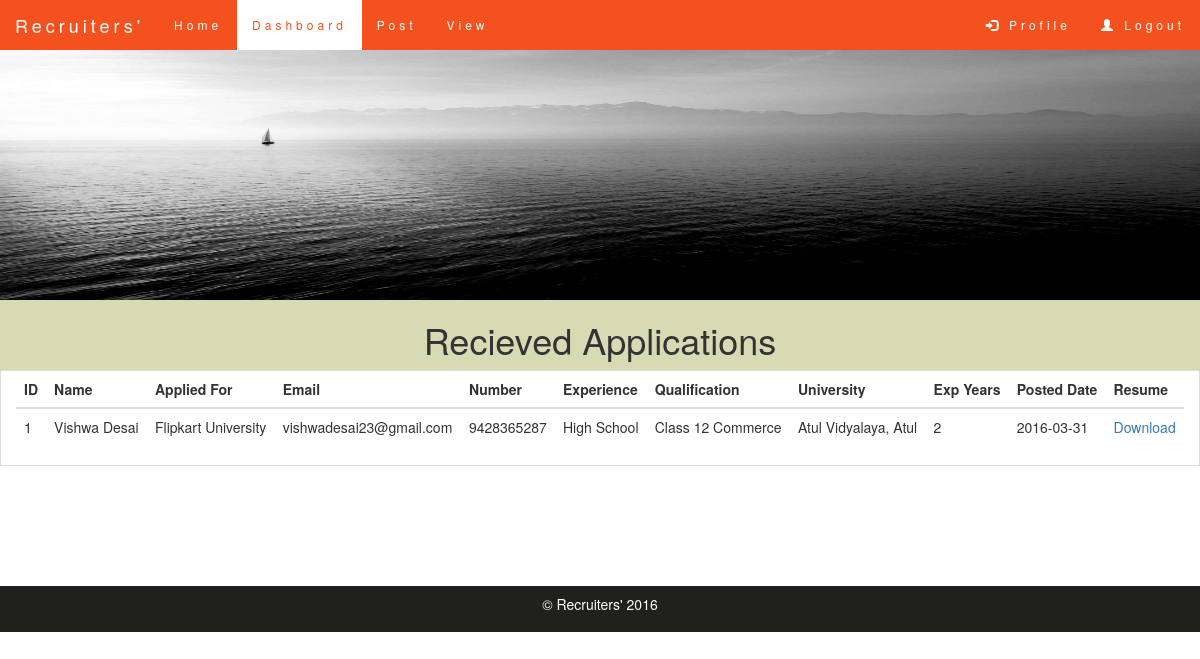
Page /dashboardoption.php (signed in) on the committed database.
### tables this page shows
CREATE TABLE IF NOT EXISTS `postjob` (
  `username` varchar(10) NOT NULL,
  `cmpname` varchar(50) NOT NULL,
  `category` varchar(30) NOT NULL,
  `email` varchar(50) NOT NULL,
  `job_id` int(11) NOT NULL AUTO_INCREMENT,
  `company_id` int(11) NOT NULL,
  `role` varchar(100) NOT NULL,
  `jobdesc` varchar(1000) NOT NULL,
  `stipend` int(10) NOT NULL,
  `location` varchar(25) NOT NULL,
  `vacancy` int(5) NOT NULL,
  `profile` varchar(1000) NOT NULL,
  `posted_date` date NOT NULL,
  `contact` bigint(20) NOT NULL,
  `cmpdesc` varchar(1000) NOT NULL,
  `deadline` date NOT NULL,
  `closejob` varchar(10) NOT NULL DEFAULT 'open',
  `logos` varchar(500) NOT NULL,
  `notification` int(11) NOT NULL,
  `requestdate` date NOT NULL,
  PRIMARY KEY (`job_id`)
);

CREATE TABLE IF NOT EXISTS `employees` (
  `id` int(11) NOT NULL AUTO_INCREMENT,
  `username` varchar(10) NOT NULL,
  `email` varchar(255) NOT NULL,
  `password` varchar(50) NOT NULL,
  `fname` varchar(25) NOT NULL,
  `birthday` date NOT NULL,
  `city` varchar(50) NOT NULL,
  `number` bigint(12) NOT NULL,
  `experience` varchar(20) NOT NULL,
  `education` varchar(255) NOT NULL,
  `resume` varchar(500) NOT NULL,
  `univ` varchar(50) NOT NULL,
  `year` int(11) NOT NULL,
  `closejob` varchar(10) NOT NULL DEFAULT 'open',
  `showjob` int(11) NOT NULL,
  `propic` varchar(50) NOT NULL,
  PRIMARY KEY (`id`)
);

CREATE TABLE IF NOT EXISTS `jobapplications` (
  `unique_id` int(11) NOT NULL AUTO_INCREMENT,
  `job_id` int(10) NOT NULL,
  `company_id` int(11) NOT NULL,
  `employee_id` int(10) NOT NULL,
  `applied_date` date NOT NULL,
  `closejob` varchar(10) NOT NULL DEFAULT 'open',
  PRIMARY KEY (`unique_id`)
);

### dashboardoption.php (the view, shortened to what this page needs)
<!DOCTYPE html>
<html lang="en">
<head>
    <link rel="stylesheet" href="http://maxcdn.bootstrapcdn.com/bootstrap/3.3.6/css/bootstrap.min.css">
   <link rel="stylesheet" href="\PHPProject\main.css">
</head>
<body>
    <nav class="navbar navbar-default navbar-fixed-top">
    <div class="container-fluid">
    <div class="navbar-header">
        <a class="navbar-brand" href="#">Recruiters'</a>
    </div>
    <ul class="nav navbar-nav">
        <li><a href="\PHPProject\loginhomeemployer.php">Home</a></li>
        <li  class="active"><a href="#">Dashboard</a></li>
        <li><a href="\PHPProject\post.php">Post</a><li>
        <li><a href="\PHPProject\viewpost.php">View</a><li>
    </ul>
    <ul class="nav navbar-nav navbar-right" >
        <li><a href="\PHPProject/profileemployer.php"><span class="glyphicon glyphicon-log-in"> </span>&nbsp;Profile</a></li>
        <li><a href="\PHPProject\logout.php"><span class="glyphicon glyphicon-user"> </span>&nbsp;Logout</a></li>
    </ul>
    </div>
    </nav>
    <img class="img" src="\PHPProject\home_img.jpg.jpg" alt="home_img">
    <div class="container-fluid text-center register">
        <h1>Recieved Applications</h1>
    </div>
    <div class="container-fluid table-bordered table-hover">
    <table class="table">
    <thead>
    <tr>
        <th>ID</th>
        <th>Name</th>
        <th>Applied For</th>
        <th>Email</th>
        <th>Number</th>
        <th>Experience</th>
        <th>Qualification</th>
        <th>University</th>
        <th>Exp Years</th>
        <th>Posted Date</th>
        <th>Resume</th>
    </tr>
    </thead>
    <tbody>
    <?php
            $i=1;
            $companyid = $_SESSION['user_id'];
            $servername="localhost";
            $dbusername="root";
            $dbpassword="";
            $dbname="project";
            $conn = mysqli_connect($servername, $dbusername, $dbpassword, $dbname);
        $sql = "SELECT * FROM jobapplications WHERE company_id='$companyid'";
        $result = mysqli_query($conn, $sql);
        if(!$result)
            echo "no";
        else{
            if(mysqli_num_rows($result) > 0){
            while( $row = mysqli_fetch_assoc($result) ){
                $empid = $row["employee_id"];
                $dateposted = $row["applied_date"];
                $jobid = $row["job_id"];
               $sql1 = "SELECT * from employees WHERE id = '$empid'";
               $sql2 = "SELECT cmpname from postjob WHERE job_id = '$jobid'";
                $result1 = mysqli_query($conn, $sql1);
                $result2 = mysqli_query($conn, $sql2);
                if(!$result1 && !$result2)
                    echo "not result1";
                else{
                    if(mysqli_num_rows($result1) > 0 && mysqli_num_rows($result2) > 0 ){
                    while( ($row1 = mysqli_fetch_assoc($result1)) && ($row2 = mysqli_fetch_assoc($result2)) ){
                    echo '<tr><td>'.$i++.'</td><td>'.$row1["fname"].'</td><td>'.$row2["cmpname"].'</td><td>'.$row1["email"].'</td><td>'.$row1["number"].'</td><td>'.$row1["experience"].'</td><td>'.$row1["education"].'</td><td>'.$row1["univ"].'</td><td>'.$row1["year"].'</td><td>'.$dateposted.'</td><td><a href='.$row1["resume"].'>Download</a></td></tr>';
                    }
                }
            }
            }
            }else{
                echo "error";
            }
        }
    ?>
     </tbody>
    </table>
    </div>
    <br/><br/><br/><br/><br/><br/>
    <footer class="container-fluid text-center copyright">
        <p>&copy; Recruiters' 2016</p>
    </footer>
</body>
</html>

### main.css (style rules this page uses)
html,body { height: 100% }
.img { position:relative; height:300px; width:100%; }
.navbar { margin-bottom: 0; background-color: #f4511e; z-index: 9999; border: 0; font-size: 12px !important; line-height: 1.42857143 !important; letter-spacing: 4px; border-radius: 0; padding-top:-10px; padding-bottom:-10px; }
.navbar li a, .navbar .navbar-brand { color: #fff !important; }
.navbar-nav li a:hover, .navbar-nav li.active a { color: #f4511e !important; background-color: #fff !important; }
.copyright { background-color:rgb(32, 32, 28); color:white; padding:8px; }
.register { background-color:rgb(216, 218, 179); }

### rows in the picture
jobapplications: applied_date "2016-03-31"
postjob: cmpname "Flipkart University"
employees: fname "Vishwa Desai", email "vishwadesai23@gmail.com", number "9428365287", experience "High School", education "Class 12 Commerce", univ "Atul Vidyalaya, Atul", year "2"
